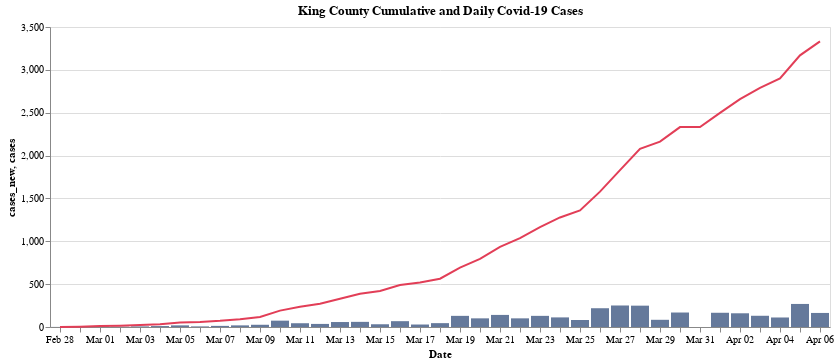

The notebook cell this image was saved under:
### Code cell
line = base.mark_line(color = '#e23e57').encode(y = 'cases', tooltip = 'cases')

(bars + line).properties(title = 'King County Cumulative and Daily Covid-19 Cases')

### Figure 1 — Vega-Lite specification as saved in the notebook (floating-point values rounded to 4 significant figures)
{"config": {"view": {"continuousWidth": 400, "continuousHeight": 300}}, "layer": [{"mark": {"type": "bar", "color": "#65799b"}, "encoding": {"tooltip": {"type": "quantitative", "field": "cases_new"}, "x": {"type": "ordinal", "field": "date", "timeUnit": "monthdate", "title": "Date"}, "y": {"type": "quantitative", "field": "cases_new"}}}, {"mark": {"type": "line", "color": "#e23e57"}, "encoding": {"tooltip": {"type": "quantitative", "field": "cases"}, "x": {"type": "ordinal", "field": "date", "timeUnit": "monthdate", "title": "Date"}, "y": {"type": "quantitative", "field": "cases"}}}], "data": {"name": "data-7f5617ea583f0b2cab4d2c37f4163da5"}, "title": "King County Cumulative and Daily Covid-19 Cases", "$schema": "https://vega.github.io/schema/vega-lite/v4.0.0.json", "datasets": {"data-7f5617ea583f0b2cab4d2c37f4163da5": [{"date": "2020-02-28T00:00:00", "cases": 1, "cases_new": 1}, {"date": "2020-02-29T00:00:00", "cases": 4, "cases_new": 3}, {"date": "2020-03-01T00:00:00", "cases": 11, "cases_new": 7}, {"date": "2020-03-02T00:00:00", "cases": 15, "cases_new": 4}, {"date": "2020-03-03T00:00:00", "cases": 22, "cases_new": 7}, {"date": "2020-03-04T00:00:00", "cases": 33, "cases_new": 11}, {"date": "2020-03-05T00:00:00", "cases": 52, "cases_new": 19}, {"date": "2020-03-06T00:00:00", "cases": 59, "cases_new": 7}, {"date": "2020-03-07T00:00:00", "cases": 72, "cases_new": 13}, {"date": "2020-03-08T00:00:00", "cases": 91, "cases_new": 19}, {"date": "2020-03-09T00:00:00", "cases": 117, "cases_new": 26}, {"date": "2020-03-10T00:00:00", "cases": 191, "cases_new": 74}, {"date": "2020-03-11T00:00:00", "cases": 235, "cases_new": 44}, {"date": "2020-03-12T00:00:00", "cases": 271, "cases_new": 36}, {"date": "2020-03-13T00:00:00", "cases": 329, "cases_new": 58}, {"date": "2020-03-14T00:00:00", "cases": 389, "cases_new": 60}, {"date": "2020-03-15T00:00:00", "cases": 421, "cases_new": 32}, {"date": "2020-03-16T00:00:00", "cases": 489, "cases_new": 68}, {"date": "2020-03-17T00:00:00", "cases": 518, "cases_new": 29}, {"date": "2020-03-18T00:00:00", "cases": 563, "cases_new": 45}, {"date": "2020-03-19T00:00:00", "cases": 693, "cases_new": 130}, {"date": "2020-03-20T00:00:00", "cases": 794, "cases_new": 101}, {"date": "2020-03-21T00:00:00", "cases": 935, "cases_new": 141}, {"date": "2020-03-22T00:00:00", "cases": 1036, "cases_new": 101}, {"date": "2020-03-23T00:00:00", "cases": 1166, "cases_new": 130}, {"date": "2020-03-24T00:00:00", "cases": 1278, "cases_new": 112}, {"date": "2020-03-25T00:00:00", "cases": 1360, "cases_new": 82}, {"date": "2020-03-26T00:00:00", "cases": 1579, "cases_new": 219}, {"date": "2020-03-27T00:00:00", "cases": 1830, "cases_new": 251}, {"date": "2020-03-28T00:00:00", "cases": 2079, "cases_new": 249}, {"date": "2020-03-29T00:00:00", "cases": 2163, "cases_new": 84}, {"date": "2020-03-30T00:00:00", "cases": 2332, "cases_new": 169}, {"date": "2020-03-31T00:00:00", "cases": 2332, "cases_new": 0}, {"date": "2020-04-01T00:00:00", "cases": 2498, "cases_new": 166}, {"date": "2020-04-02T00:00:00", "cases": 2658, "cases_new": 160}, {"date": "2020-04-03T00:00:00", "cases": 2789, "cases_new": 131}, {"date": "2020-04-04T00:00:00", "cases": 2900, "cases_new": 111}, {"date": "2020-04-05T00:00:00", "cases": 3169, "cases_new": 269}, {"date": "2020-04-06T00:00:00", "cases": 3333, "cases_new": 164}]}}
